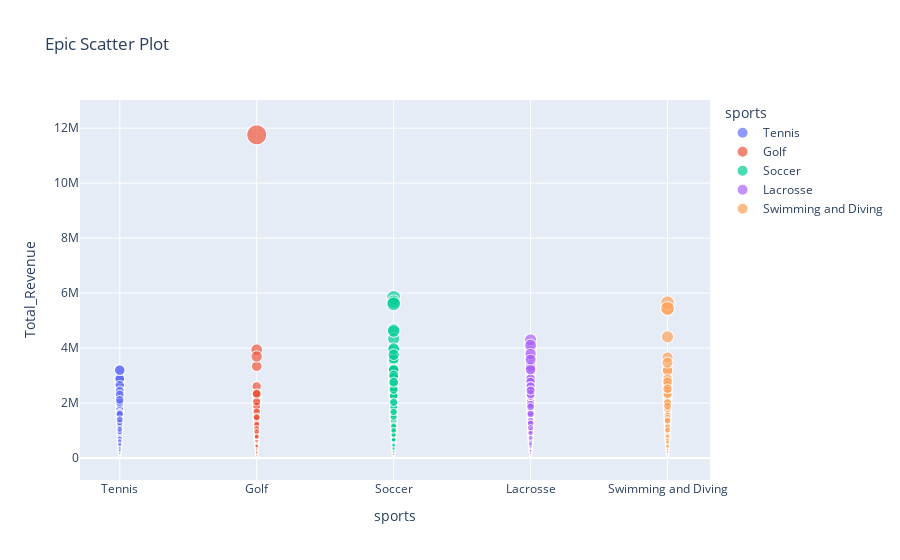

Notebook source saved alongside this figure:
### Markdown cell above
### Copy and paste the code in this notebook into a file called `app.py` and run that file; then go to your localhost address:  http://localhost:8050/ to see the updated visual

### Code cell
potato = px.scatter(df_5, x='sports', y='Total_Revenue', color='sports', size='Total_Revenue', title="Epic Scatter Plot")
potato.show()

### Figure 1 — Plotly figure (JSON) as saved in the notebook; plotly's stock layout.template omitted (floating-point values rounded to 4 significant figures; data arrays with more than 128 entries replaced by an {"elided": "..."} marker saying what was removed)
{"data": [{"hovertemplate": "sports=%{x}<br>Total_Revenue=%{marker.size}<extra></extra>", "legendgroup": "Tennis", "marker": {"color": "#636efa", "size": {"elided": "4628 float values"}, "sizemode": "area", "sizeref": 29400.0, "symbol": "circle"}, "mode": "markers", "name": "Tennis", "showlegend": true, "type": "scattergl", "x": {"elided": "4628 str values"}, "xaxis": "x", "y": {"elided": "4628 float values"}, "yaxis": "y"}, {"hovertemplate": "sports=%{x}<br>Total_Revenue=%{marker.size}<extra></extra>", "legendgroup": "Golf", "marker": {"color": "#EF553B", "size": {"elided": "4258 float values"}, "sizemode": "area", "sizeref": 29400.0, "symbol": "circle"}, "mode": "markers", "name": "Golf", "showlegend": true, "type": "scattergl", "x": {"elided": "4258 str values"}, "xaxis": "x", "y": {"elided": "4258 float values"}, "yaxis": "y"}, {"hovertemplate": "sports=%{x}<br>Total_Revenue=%{marker.size}<extra></extra>", "legendgroup": "Soccer", "marker": {"color": "#00cc96", "size": {"elided": "6657 float values"}, "sizemode": "area", "sizeref": 29400.0, "symbol": "circle"}, "mode": "markers", "name": "Soccer", "showlegend": true, "type": "scattergl", "x": {"elided": "6657 str values"}, "xaxis": "x", "y": {"elided": "6657 float values"}, "yaxis": "y"}, {"hovertemplate": "sports=%{x}<br>Total_Revenue=%{marker.size}<extra></extra>", "legendgroup": "Lacrosse", "marker": {"color": "#ab63fa", "size": {"elided": "1913 float values"}, "sizemode": "area", "sizeref": 29400.0, "symbol": "circle"}, "mode": "markers", "name": "Lacrosse", "showlegend": true, "type": "scattergl", "x": {"elided": "1913 str values"}, "xaxis": "x", "y": {"elided": "1913 float values"}, "yaxis": "y"}, {"hovertemplate": "sports=%{x}<br>Total_Revenue=%{marker.size}<extra></extra>", "legendgroup": "Swimming and Diving", "marker": {"color": "#FFA15A", "size": {"elided": "1366 float values"}, "sizemode": "area", "sizeref": 29400.0, "symbol": "circle"}, "mode": "markers", "name": "Swimming and Diving", "showlegend": true, "type": "scattergl", "x": {"elided": "1366 str values"}, "xaxis": "x", "y": {"elided": "1366 float values"}, "yaxis": "y"}], "layout": {"legend": {"itemsizing": "constant", "title": {"text": "sports"}, "tracegroupgap": 0}, "title": {"text": "Epic Scatter Plot"}, "xaxis": {"anchor": "y", "categoryarray": ["Tennis", "Golf", "Soccer", "Lacrosse", "Swimming and Diving"], "categoryorder": "array", "domain": [0, 1], "title": {"text": "sports"}}, "yaxis": {"anchor": "x", "domain": [0, 1], "title": {"text": "Total_Revenue"}}}}
